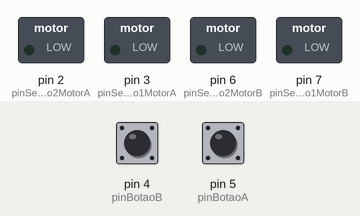
Simulated run of this sketch. Board: Arduino Uno, built with avr-gcc and run on an emulated ATmega328P. Shown: switched loads named in the sketch (green lamp = pin HIGH). The inputs (shaded band) are chosen by the test bench; at power-on: pin 4 (pinBotaoB) HIGH, pin 5 (pinBotaoA) HIGH.

Above: at 1.2 s.
1.3 s: pin 4 (pinBotaoB) pulled LOW for 0.15 s
At 1.6 s:
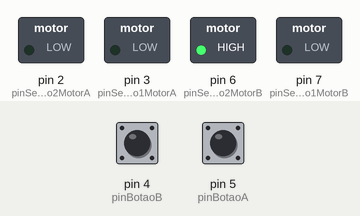
2.9 s: pin 5 (pinBotaoA) pulled LOW for 0.15 s
At 4.0 s:
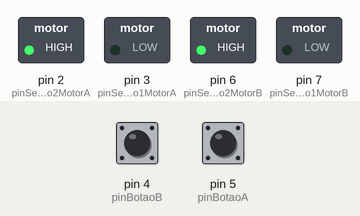
4.5 s: pin 4 (pinBotaoB) pulled LOW for 1 s
At 5.2 s:
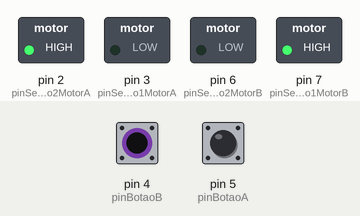
7.0 s: pin 5 (pinBotaoA) pulled LOW for 1 s
At 8.3 s:
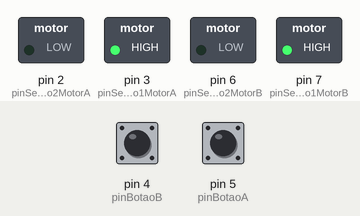
9.5 s: pin 4 (pinBotaoB) pulled LOW for 0.15 s
At 10.2 s:
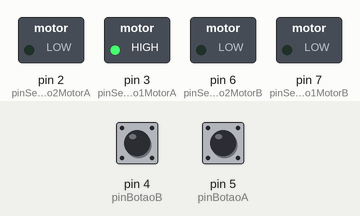
11.1 s: pin 4 (pinBotaoB) pulled LOW for 3.2 s
At 11.4 s:
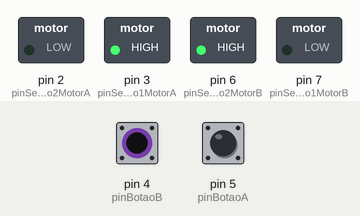
Timing chart, 0 to 14.1 s (numbered marks = the images above; inputs shaded):
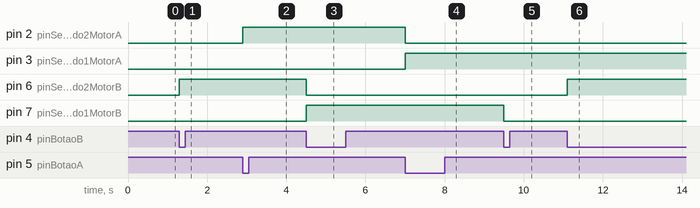

The sketch:

carrinho.ino
```cpp
#define pinBotaoA 5 // pino do botão de controle do sentido do motor B (lado esquerdo)
#define pinBotaoB 4 // pino do botão de controle do sentido do motor A (lado direito)

#define pinSentido1MotorA 3 // pinos de sentido horario e antihorario do motor A
#define pinSentido2MotorA 2

#define pinSentido1MotorB 7 // pinos de sentido horario e antihorario do motor B
#define pinSentido2MotorB 6

byte estadoA = 0;            // estados do botao que controla o motor A
bool estadoBotaoA = true;
bool estadoAntBotaoA = true;
unsigned long delayBotaoA;

byte estadoB = 0;            // estados do botao que controla o motor B
bool estadoBotaoB = true;
bool estadoAntBotaoB = true;
unsigned long delayBotaoB;

void setup() {

  // Definição dos pinos

  pinMode(pinBotaoA, INPUT_PULLUP);
  pinMode(pinBotaoB, INPUT_PULLUP);

  pinMode(pinSentido1MotorA, OUTPUT);
  pinMode(pinSentido2MotorA, OUTPUT);
  pinMode(pinSentido1MotorB, OUTPUT);
  pinMode(pinSentido2MotorB, OUTPUT);
}

void loop() {

  estadoBotaoA = digitalRead(pinBotaoA);      // controla s quantidade de apertos no botão
  if (!estadoBotaoA && estadoAntBotaoA) {
     if ((millis() - delayBotaoA) > 20) {
        estadoA++;
        if (estadoA > 2) {
           estadoA = 0;
        }
        delayBotaoA = millis();
     }
  } else if (estadoBotaoA != estadoAntBotaoA) {
        delayBotaoA = millis();
  }
  estadoAntBotaoA = estadoBotaoA;

  estadoBotaoB = digitalRead(pinBotaoB);
  if (!estadoBotaoB && estadoAntBotaoB) {
     if ((millis() - delayBotaoB) > 20) {
        estadoB++;
        if (estadoB > 2) {
           estadoB = 0;
        }
        delayBotaoB = millis();
     }
  } else if (estadoBotaoB != estadoAntBotaoB) {
        delayBotaoB = millis();
  }
  estadoAntBotaoB = estadoBotaoB;

// inicio do uso da ponte H em si, controlando os motores e os sentidos

  if (estadoA == 0) {
     digitalWrite(pinSentido1MotorA, LOW);
     digitalWrite(pinSentido2MotorA, LOW);

  } else {
     if (estadoA == 1) {
        digitalWrite(pinSentido1MotorA, LOW);
        digitalWrite(pinSentido2MotorA, HIGH);

     } else { //estadoA == 2
        digitalWrite(pinSentido1MotorA, HIGH);
        digitalWrite(pinSentido2MotorA, LOW);
     }
  }


  if (estadoB == 0) {
     digitalWrite(pinSentido1MotorB, LOW);
     digitalWrite(pinSentido2MotorB, LOW);

  } else {
     if (estadoB == 1) {
        digitalWrite(pinSentido1MotorB, LOW);
        digitalWrite(pinSentido2MotorB, HIGH);

     } else { //estadoB == 2
        digitalWrite(pinSentido1MotorB, HIGH);
        digitalWrite(pinSentido2MotorB, LOW);
     }
  }

}
```

Measured:
- after the input at 1.3 s, pin 6 (pinSentido2MotorB): LOW → HIGH at once
- after the input at 2.9 s, pin 2 (pinSentido2MotorA): LOW → HIGH at once
- after the input at 4.5 s, pin 6 (pinSentido2MotorB): HIGH → LOW at once; pin 7 (pinSentido1MotorB): LOW → HIGH at once
- after the input at 7.0 s, pin 2 (pinSentido2MotorA): HIGH → LOW at once; pin 3 (pinSentido1MotorA): LOW → HIGH at once
- after the input at 9.5 s, pin 7 (pinSentido1MotorB): HIGH → LOW at once
- after the input at 11.1 s, pin 6 (pinSentido2MotorB): LOW → HIGH at once
